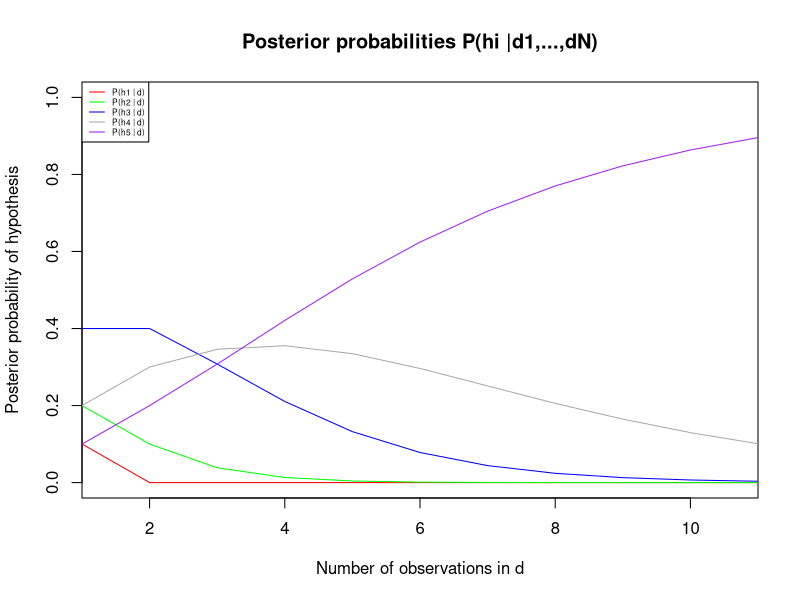
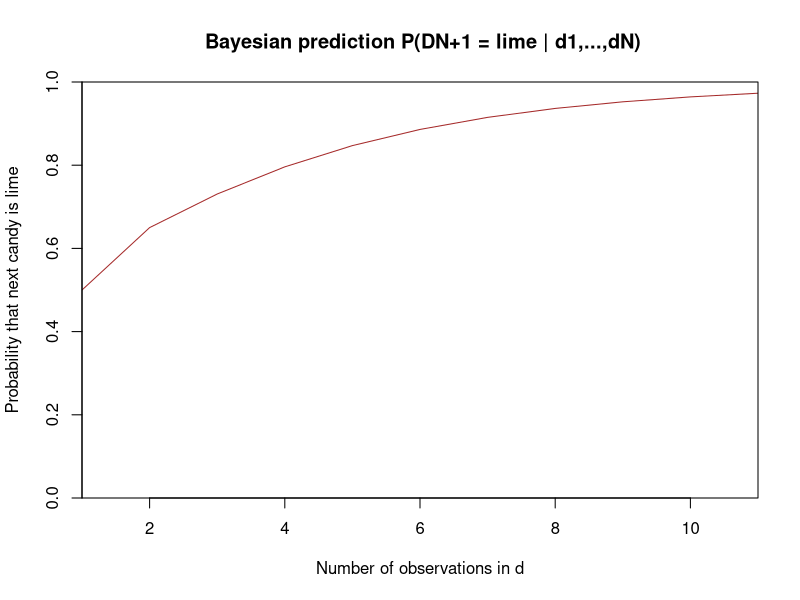
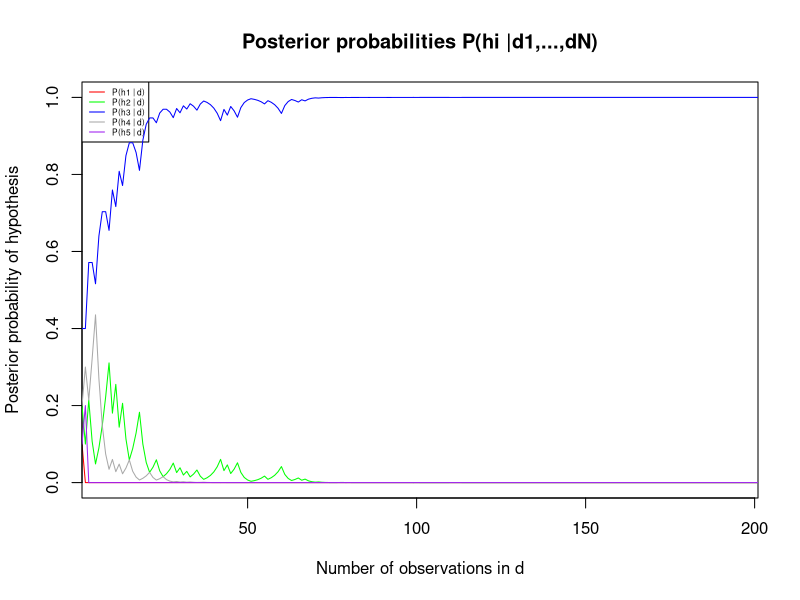
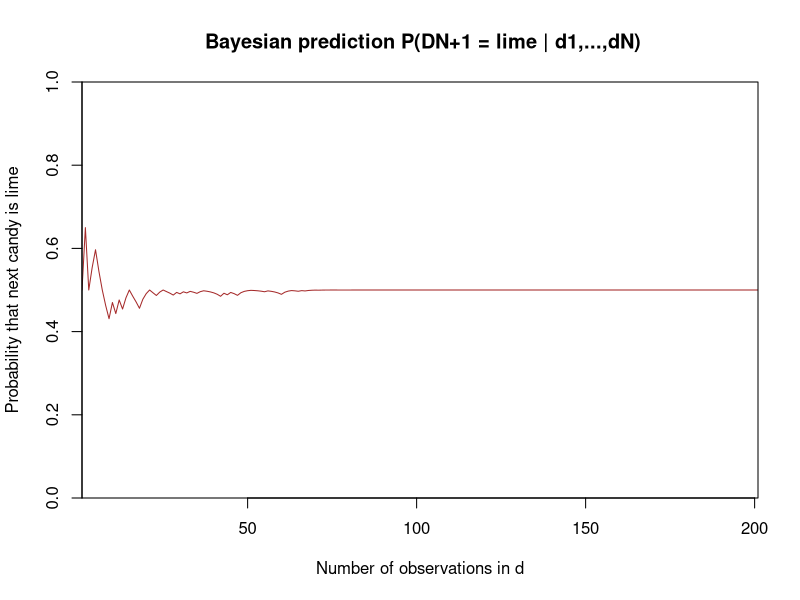
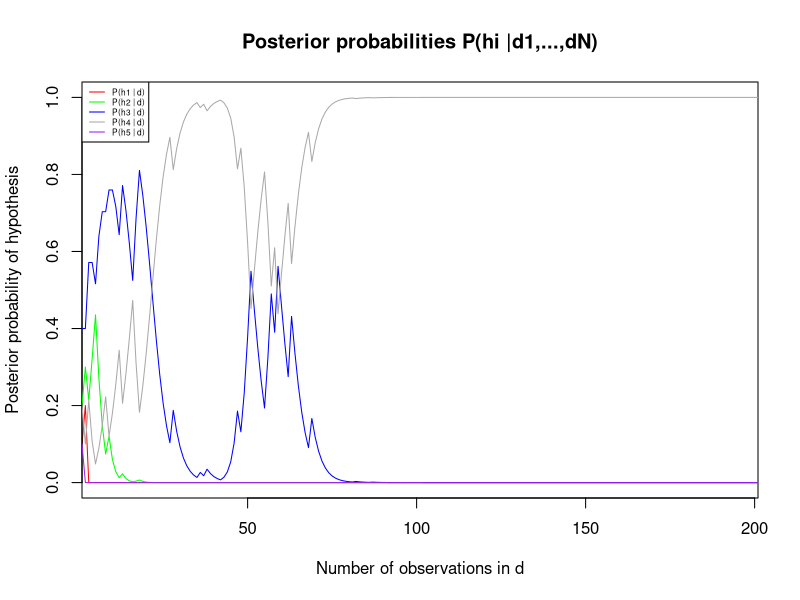
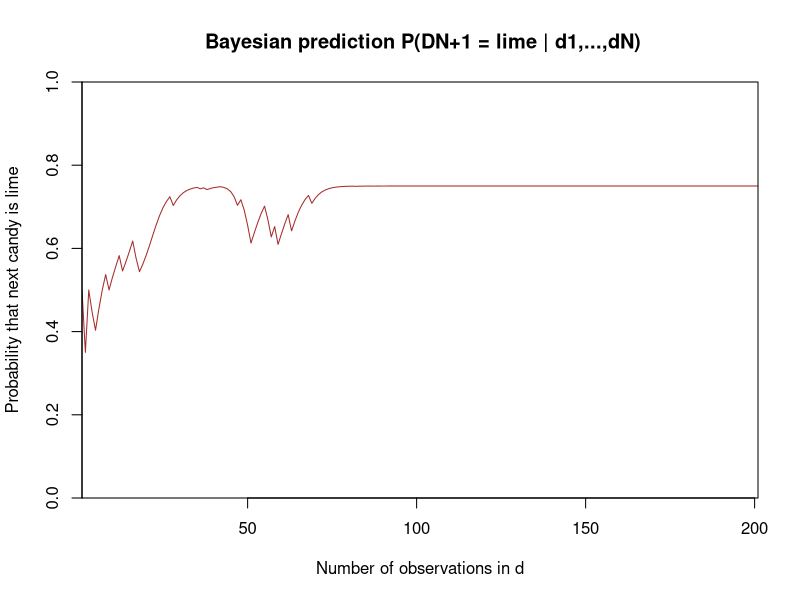

R code for these plots, in order:
## ---- chunk 1
knitr::opts_chunk$set(echo = TRUE)
## ---- chunk 2

main_func <- function(givenData) {

  theta <- c(0.0, 0.25, 0.5, 0.75, 1)

  n <- length(givenData)

  candyData <- givenData

  phd1 <- c(0.1)
  phd2 <- c(0.2)
  phd3 <- c(0.4)
  phd4 <- c(0.2)
  phd5 <- c(0.1)


  for (d in candyData) {
    if (d == 1) {
      phd1 <- append(phd1, theta[1])
      phd2 <- append(phd2, theta[2])
      phd3 <- append(phd3, theta[3])
      phd4 <- append(phd4, theta[4])
      phd5 <- append(phd5, theta[5])
    }
    else {
      phd1 <- append(phd1, 1 - theta[1])
      phd2 <- append(phd2, 1 - theta[2])
      phd3 <- append(phd3, 1 - theta[3])
      phd4 <- append(phd4, 1 - theta[4])
      phd5 <- append(phd5, 1 - theta[5])
    }
  }

  pdn <- c()

  for (x in 2:(length(candyData) + 1)) {
    phd1[x] <- phd1[x - 1] * phd1[x]
    phd2[x] <- phd2[x - 1] * phd2[x]
    phd3[x] <- phd3[x - 1] * phd3[x]
    phd4[x] <- phd4[x - 1] * phd4[x]
    phd5[x] <- phd5[x - 1] * phd5[x]

    totx <- phd1[x] +
      phd2[x] +
      phd3[x] +
      phd4[x] +
      phd5[x]

    phd1[x] <- phd1[x] / totx
    phd2[x] <- phd2[x] / totx
    phd3[x] <- phd3[x] / totx
    phd4[x] <- phd4[x] / totx
    phd5[x] <- phd5[x] / totx

    pdn <- append(pdn, phd1[x - 1] * theta[1] +
      phd2[x - 1] * theta[2] +
      phd3[x - 1] * theta[3] +
      phd4[x - 1] * theta[4] +
      phd5[x - 1] * theta[5])
  }

  pdn <- append(pdn, phd1[(length(candyData) + 1)] * theta[1] +
    phd2[(length(candyData) + 1)] * theta[2] +
    phd3[(length(candyData) + 1)] * theta[3] +
    phd4[(length(candyData) + 1)] * theta[4] +
    phd5[(length(candyData) + 1)] * theta[5])

  plot(phd1, type = "l", col = "red", xlab = "Number of observations in d", ylab = "Posterior probability of hypothesis", xaxs = "i", xlim = c(1, (n + 1)), ylim = c(0, 1), main = "Posterior probabilities P(hi |d1,...,dN)")
  legend("topleft", legend = c("P(h1 | d)", "P(h2 | d)", "P(h3 | d)", "P(h4 | d)", "P(h5 | d)"),
         col = c("red", "green", "blue", "darkgrey", "purple"), lty = 1, cex = 0.5)
  lines(phd2, type = "l", col = "green")
  lines(phd3, type = "l", col = "blue")
  lines(phd4, type = "l", col = "darkgrey")
  lines(phd5, type = "l", col = "purple")

  plot(pdn, type = "l", col = "brown", xlab = "Number of observations in d", ylab = "Probability that next candy is lime", xaxs = "i", yaxs = "i", xlim = c(1, (n + 1)), ylim = c(0, 1), main = " Bayesian prediction P(DN+1 = lime | d1,...,dN)")
}
## ---- chunk 3
main_func(rbinom(10, 1, 1))
## ---- chunk 4
main_func(rbinom(200, 1, 0.5))
## ---- chunk 5
main_func(rbinom(200, 1, 0.75))
